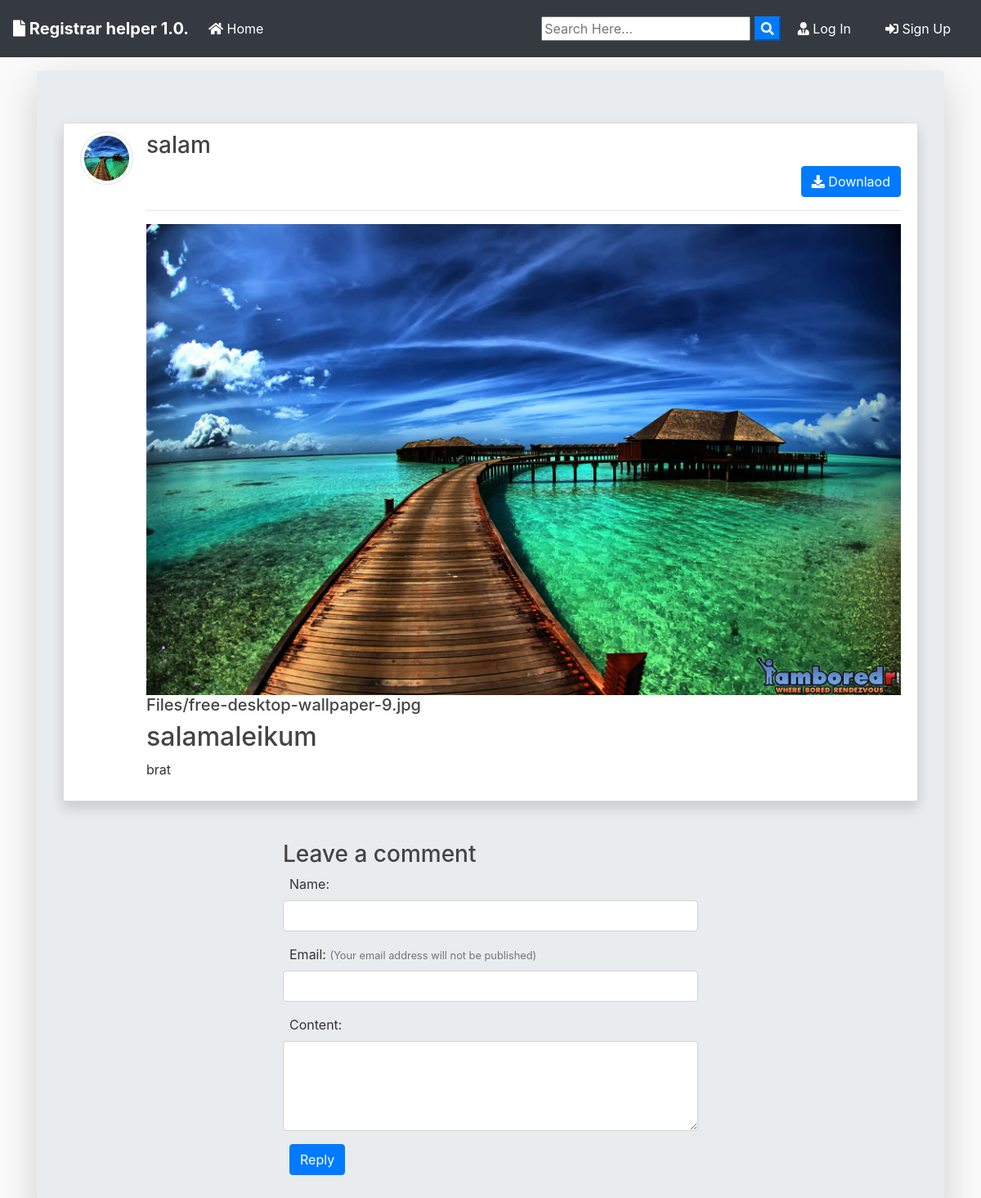
/post/16/, run on the app's committed database.
### blog/models.py (models this page shows, shortened)
class Post(models.Model):
	title = models.CharField(max_length=100)
	file = models.FileField(null=True,blank=True,upload_to='Files')
	content = models.TextField()
	date_posted = models.DateTimeField(default=timezone.now)
	author = models.ForeignKey(User, on_delete=models.CASCADE)
	def extension(self):
		name, extension = os.path.splitext(self.file.name)
		return extension

### users/models.py (models this page shows, shortened)
class Profile(models.Model):
    user = models.OneToOneField(User, on_delete=models.CASCADE)
    image = models.ImageField(default='default.jpg', upload_to='profile_pics')

### blog/views.py (the view, shortened to what this page needs)
# urls.py: path('post/<int:pk>/', PostView.as_view(), name='post-detail'),
class PostView(DetailView):
    model = Post
    template_name = "blog/post_detail.html"
    def get_context_data(self, **kwargs):
        context = super().get_context_data(**kwargs)
        pk = self.kwargs["pk"]
        form = CommentForm()
        post = get_object_or_404(Post, pk=pk)
        comments = post.comment_set.all()
        context['post'] = post
        context['comments'] = comments
        context['form'] = form
        return context

### blog/forms.py
class CommentForm(forms.ModelForm):
    class Meta:
        model = Comment
        fields = ('name', 'email', 'content')

### blog/templates/blog/post_detail.html (shortened to what this page needs)
{% extends "blog/base.html" %}
{% block content %}
<div class="jumbotron mt-3 shadow-lg">
<article class="media content-section shadow ">
   <a href="{{ object.author.profile.image.url }} " target="_blank"> <img src="{{ object.author.profile.image.url }}  " alt="" class="article-img rounded-circle img-thumbnail img-fluid">
   </a>
    <div class="media-body">
      <div class="">
        <div class="d-flex justify-content-between">
        <a class="mr-2 mt-0 mb-0  text-dark" href="{% url 'user-posts' object.author.username  %}"><h3>{{ object.author }}</h3></a>
        </div>
        {% if object.author != user %}
          <div class="form-group mt-0 pt-0 d-flex justify-content-end">
            <a href="{{ object.file.url }}" download class="btn btn-primary flex-last" type="submit"><i class="fas fa-download"></i> Downlaod</a>
          </div>
        {% endif %}
        <hr>
      </div>
      <div>
        {% if object.file %}
          {% if object.extension == '.jpg' or object.extension == 'jpeg' or object.extension == 'png' %}
            <a href="{{ object.file.url }}"  download ><img src="{{ object.file.url }}" alt="" class="img-fluid "></a>
            <a href="{{ object.file.url }}"  download class="text-dark"><h5>{{ object.file }}</h5></a>
          {% else %}
            <a href="{{ object.file.url }}"  download class="text-dark"><h5>{{ object.file }}</h5></a>
          {% endif %}
        {% endif %}
      </div>
      <h2>{{ object.title }}</h2>
      <p class="article-content">{{ object.content }}</p>
    </div>
  </article>
      <div class="row mt-5">
        <div class="col-lg-6 offset-lg-3">
          <h3>Leave a comment</h3>
          <form method='POST'>
            <div class="form-group">
              {{ form.name.label_tag }}
              <input type="text" class="form-control {% if form.name.errors %}is-invalid{% endif %}" id="id_name"
                name="name" value="{{ form.name.value|default:'' }}">
            </div>
            <div class="form-group">
              {{ form.email.label_tag }}
              <span class="text-muted"><small>(Your email address will not be published)</small></span>
              <input type="text" class="form-control {% if form.email.errors %}is-invalid{% endif %}" id="id_email"
                name="email" value="{{ form.email.value|default:'' }}">
            </div>
            <div class="form-group">
              {{ form.content.label_tag }}
              <textarea class="form-control {% if form.content.errors %}is-invalid{% endif %}" id="id_content"
                name="content" rows="4">{{ form.content.value|default:'' }}</textarea>
            </div>
            <button class="btn btn-primary ml-2" type="submit">Reply</button>
          </form>
        </div>
      </div>
</div>
      {% endblock content %}

### blog/static/blog/main.css (style rules this page uses)
body { background: #fafafa; color: #333333; margin-top: 0; }
h1, h2, h3, h4, h5, h6 { color: #444444; }
.content-section { background: #ffffff; padding: 10px 20px; border: 1px solid #dddddd; border-radius: 3px; margin-bottom: 20px; }
.article-content { white-space: pre-line; }
.article-img { height: 65px; width: 65px; margin-right: 16px; }

### data on the page
Post: author.profile.image (picture), author "salam", file (picture), file "Files/free-desktop-wallpaper-9.jpg", title "salamaleikum", content "brat"
